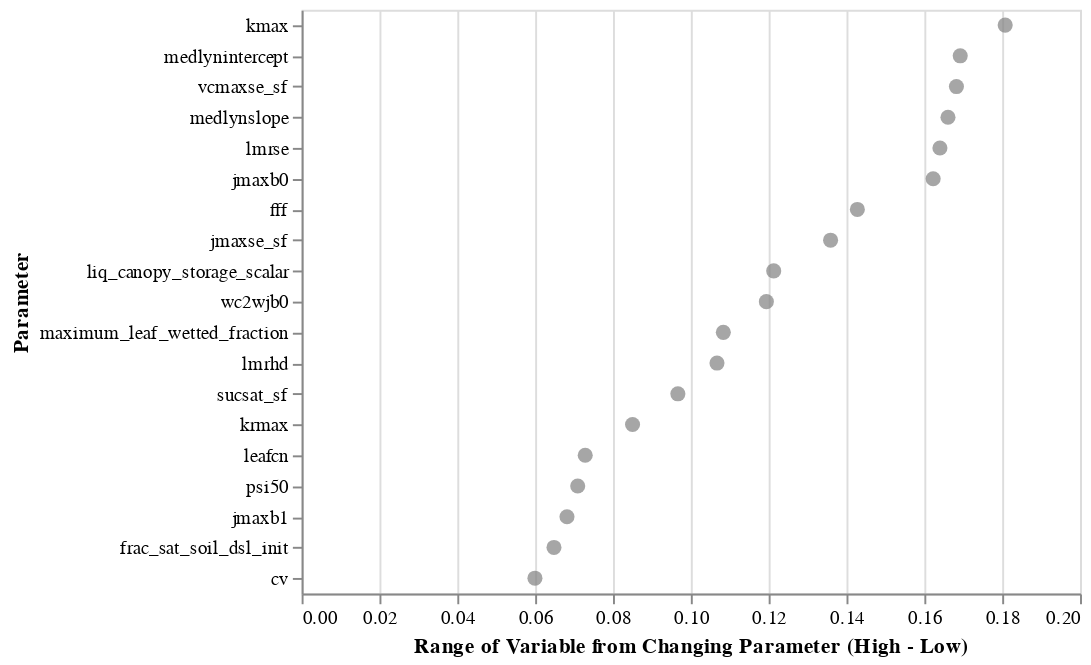

The code cell stored with this chart in its notebook:
### Code cell
plot = base.transform_window(
    rank='rank(range)',
    sort=[alt.SortField('range', order='descending')]
).transform_filter(
    (alt.datum.rank < 20)
)

plot

### Figure 1 — Vega-Lite specification as saved in the notebook (floating-point values rounded to 4 significant figures; data arrays with more than 128 entries replaced by an {"elided": "..."} marker saying what was removed)
{"$schema": "https://vega.github.io/schema/vega-lite/v3.4.0.json", "config": {"mark": {"tooltip": null}, "view": {"height": 300, "width": 400}}, "data": {"name": "data-4c2ef97165c41422992b4994c0acabb9"}, "datasets": {"data-4c2ef97165c41422992b4994c0acabb9": {"elided": "970 records"}}, "encoding": {"tooltip": [{"field": "param", "title": "Parameter", "type": "nominal"}, {"field": "min", "format": ".3%", "title": "Perturbation w/Low Value", "type": "quantitative"}, {"field": "max", "format": ".3%", "title": "Perturbation w/High Value", "type": "quantitative"}, {"field": "range", "format": ".3%", "title": "Range of Parameter", "type": "quantitative"}], "x": {"field": "range", "title": "Range of Variable from Changing Parameter (High - Low)", "type": "quantitative"}, "y": {"field": "param", "sort": {"field": "range", "order": "descending"}, "title": "Parameter", "type": "nominal"}}, "mark": {"color": "grey", "size": 60, "type": "circle"}, "selection": {"Variable": {"bind": {"input": "select", "options": ["albedo_allSW", "EFLX_LH_TOT", "FSH", "TSKIN", "TAUX"]}, "fields": ["variable"], "init": {"variable": "EFLX_LH_TOT"}, "type": "single"}}, "transform": [{"filter": {"selection": "Variable"}}, {"sort": [{"field": "range", "order": "descending"}], "window": [{"as": "rank", "field": "range", "op": "rank"}]}, {"filter": "(datum.rank < 20)"}]}
